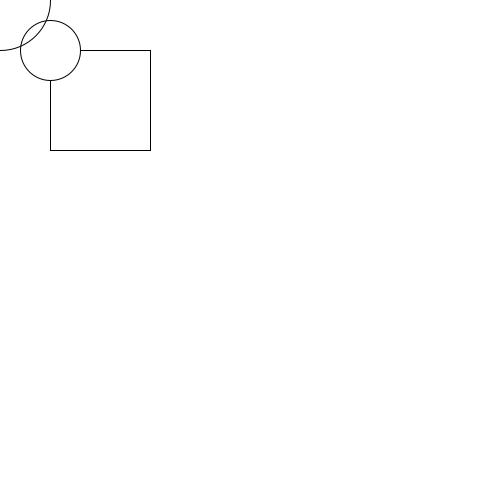
Frame 1 (no input)
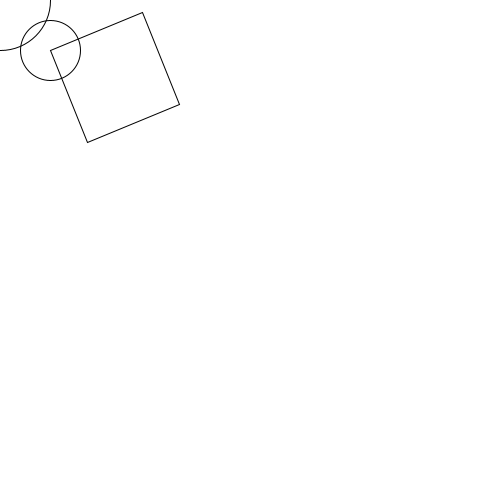
Frame 60 (the mouse pressed at the canvas centre just before this capture)
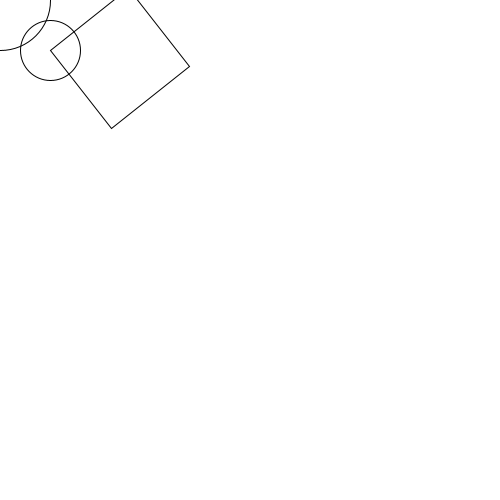
Frame 120 (the mouse held since frame 60 and released just before this capture)

The Processing sketch that drew these frames (run headless with seeded random() and noise(); from frame 60 on, the mouse is pressed at the canvas centre):

// Processing sketch: translateRotate
// ── translateRotate.pde
void setup()
{
  size(500, 500);
}

float theta = 0;

void draw()
{
  background(255);
  pushMatrix();
  translate(50, 50);
  rotate(theta);
  rect(0, 0, 100, 100);
  popMatrix();
  
  
  pushMatrix();
  translate(50, 50);
  ellipse(0, 0, 60, 60);
  popMatrix();
  
  noFill();
  ellipse(0, 0, 100, 100);
  
  theta += 0.1;
}
